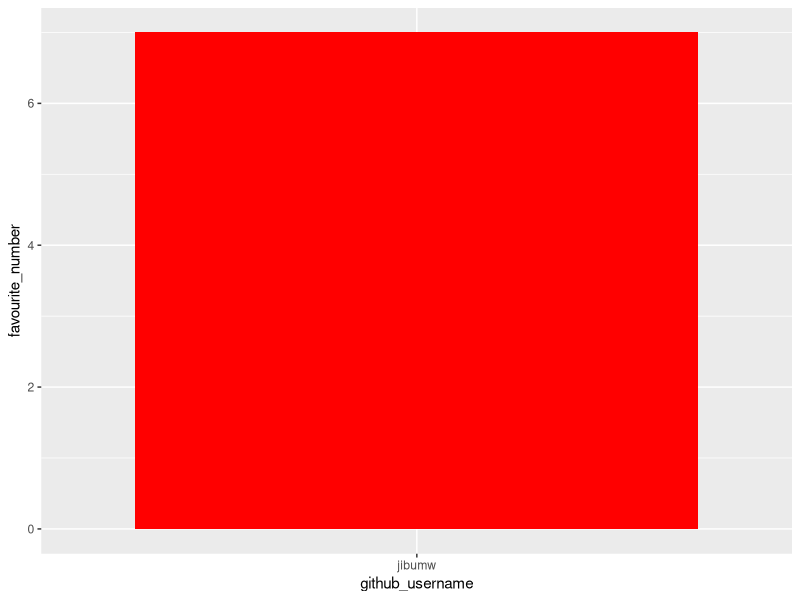

The R script that drew this image:
## ---- chunk 1
library(tidyverse) 
## ---- chunk 2
team_data <- tibble(
  name = c("jibum"),
  github_username = c("jibumw"), 
  colour = c("red"),
  hobby = c("gym"),
  favourite_number = c(7)
  )

team_data
## ---- chunk 3
p1 <- ggplot(data = team_data, 
             mapping = aes(x = github_username, 
                           y = favourite_number,
                           fill = colour), 
             ) +
   geom_col() +
   scale_fill_identity()
p1
